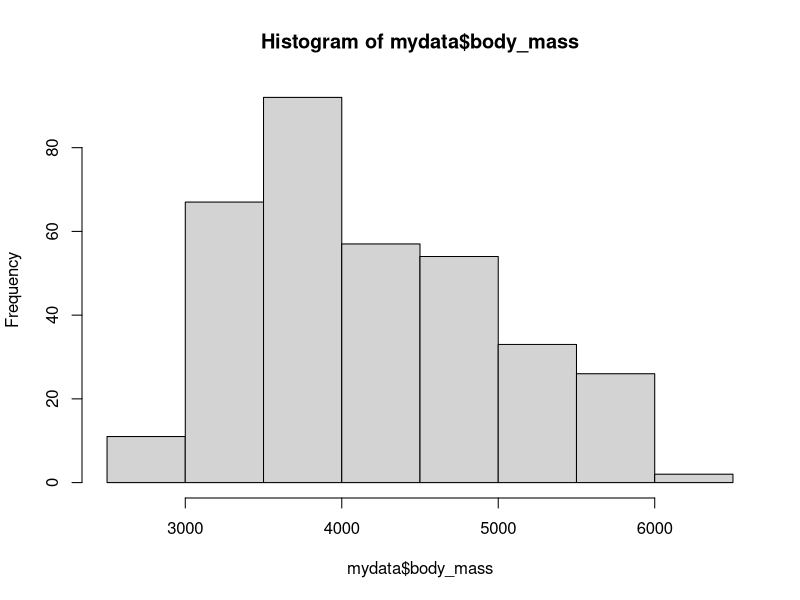
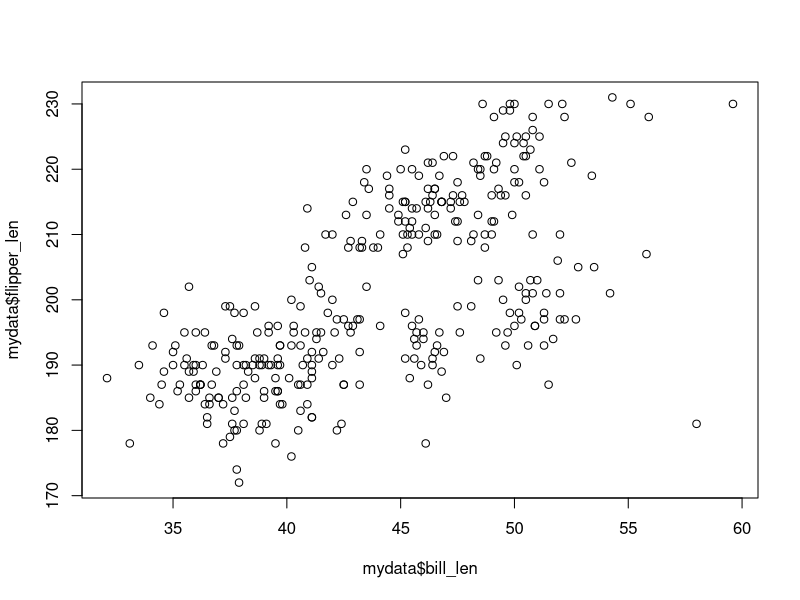

The R script that drew these images, in order:
## ---- chunk 1
knitr::opts_chunk$set(echo = TRUE)
## ---- chunk 2
data("penguins")
mydata <- penguins
head(mydata)
## ---- chunk 3
summary(mydata$bill_len)
mean(mydata$bill_len,na.rm=TRUE)
median(mydata$bill_len,na.rm=TRUE)
## ---- chunk 4
summary(mydata$flipper_len)
mean(mydata$flipper_len,na.rm=TRUE)
median(mydata$flipper_len,na.rm=TRUE)
## ---- chunk 5
summary(mydata$body_mass)
mean(mydata$body_mass,na.rm=TRUE)
median(mydata$body_mass,na.rm=TRUE)
## ---- chunk 6
table(mydata$species)
table(mydata$island)
table(mydata$sex)
## ---- chunk 7
mydata$species_num <- ifelse(mydata$species == "Adelie", 1,
                      ifelse(mydata$species == "Chinstrap", 2, 3))
table(mydata$species, mydata$species_num)
## ---- chunk 8
hist(mydata$body_mass)
## ---- chunk 9
plot(mydata$bill_len,mydata$flipper_len)
